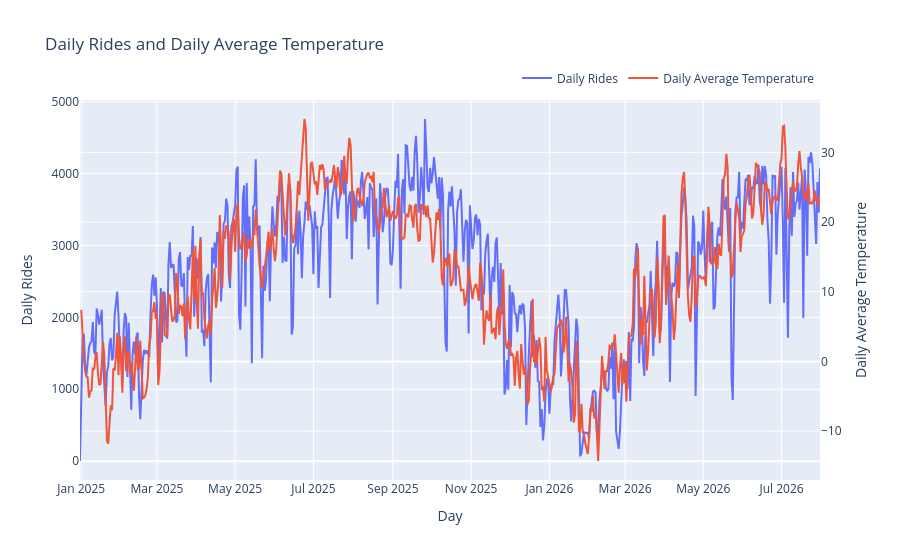

The cell this chart's notebook holds for it:
### Markdown cell above
#### Dual y axis | rides vs temperature

### Code cell
import plotly.graph_objects as go


fig = go.Figure()

fig.add_trace(
    go.Scatter(
        x=bike_weather_daily["date"],
        y=bike_weather_daily["number_of_rides"],
        mode="lines",
        name="Daily Rides",
        yaxis="y1"
    )
)

fig.add_trace(
    go.Scatter(
        x=bike_weather_daily["date"],
        y=bike_weather_daily["temperature_2m_mean"],
        mode="lines",
        name="Daily Average Temperature",
        yaxis="y2"
    )
)

fig.update_layout(
    title="Daily Rides and Daily Average Temperature",
    xaxis=dict(
        title="Day"
    ),
    yaxis=dict(
        title="Daily Rides",
        side="left"
    ),
    yaxis2=dict(
        title="Daily Average Temperature",
        overlaying="y",
        side="right"
    ),
    hovermode="x unified",
    legend=dict(
        orientation="h",
        yanchor="bottom",
        y=1.02,
        xanchor="right",
        x=1
    )
)

fig.show()

### Figure 1 — Plotly figure (JSON) as saved in the notebook; plotly's stock layout.template omitted (floating-point values rounded to 4 significant figures; data arrays with more than 128 entries replaced by an {"elided": "..."} marker saying what was removed)
{"data": [{"mode": "lines", "name": "Daily Rides", "type": "scatter", "x": {"elided": "577 str values"}, "y": {"elided": "577 int values"}, "yaxis": "y"}, {"mode": "lines", "name": "Daily Average Temperature", "type": "scatter", "x": {"elided": "577 str values"}, "y": {"elided": "577 float values"}, "yaxis": "y2"}], "layout": {"hovermode": "x unified", "legend": {"orientation": "h", "x": 1, "xanchor": "right", "y": 1.02, "yanchor": "bottom"}, "title": {"text": "Daily Rides and Daily Average Temperature"}, "xaxis": {"title": {"text": "Day"}}, "yaxis": {"side": "left", "title": {"text": "Daily Rides"}}, "yaxis2": {"overlaying": "y", "side": "right", "title": {"text": "Daily Average Temperature"}}}}
